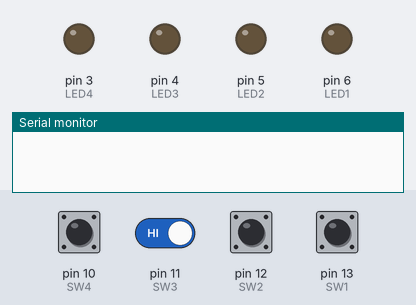
The sketch below on a simulated Arduino Uno, built with avr-gcc and run on an emulated ATmega328P. Shown: output pins drawn as LEDs (lit = HIGH), the last lines printed to the serial monitor. Inputs (shaded band) come from the test bench; at power-on: pin 10 (SW4), pin 11 (SW3), pin 12 (SW2), pin 13 (SW1) HIGH.

Above: at 1.2 s.
1.3 s: pin 10 (SW4) driven LOW and pin 11 (SW3) driven LOW
At 1.6 s:
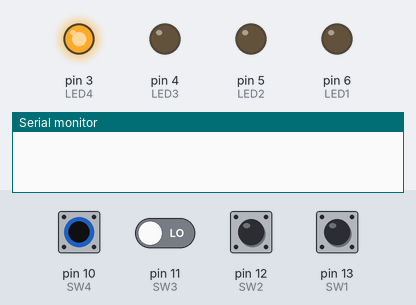
2.8 s: pin 10 (SW4) pulsed HIGH 5 times (0.12 s each, 0.3 s apart)
At 3.43 s:
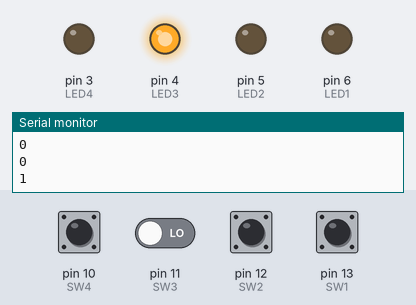
Timing chart, 0 to 5.8 s (numbered marks = the images above; inputs shaded):
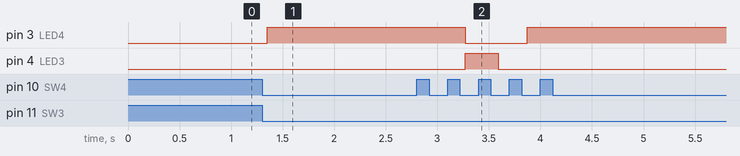

Measured:
- after the input at 1.3 s, pin 3 (LED4): LOW → HIGH after 0.05 s
- after the input at 2.8 s, pin 3 (LED4): HIGH → LOW after 0.47 s, → HIGH 0.60 s later; pin 4 (LED3): LOW → HIGH after 0.47 s, → LOW 0.32 s later

The sketch:

test.ino
```cpp
#define SW1 13
#define SW2 12
#define SW3 11
#define SW4 10
#define LED1 6
#define LED2 5
#define LED3 4
#define LED4 3

int buttonState1;
int lastButtonState1 = HIGH;
long debounceTime1 = 0;

int buttonState2;
int lastButtonState2 = HIGH;
long debounceTime2 = 0;

int buttonState3;
int lastButtonState3 = HIGH;
long debounceTime3 = 0;

int buttonState4;
int lastButtonState4 = HIGH;
long debounceTime4 = 0;

long debounceDelay = 50;

int check = -1;

int arrRead[4] = {1, 1, 1, 1};
int arrLED[4] = {LED1, LED2, LED3, LED4};
int res[4] = {0,0,0,0};
int newRes[4] = {0,0,0,0};
int count = 0;


void setup(){
  Serial.begin(9600);
  pinMode(SW1, INPUT_PULLUP);
  pinMode(SW2, INPUT_PULLUP);
  pinMode(SW3, INPUT_PULLUP);
  pinMode(SW4, INPUT_PULLUP);
  pinMode(LED1, OUTPUT);
  pinMode(LED2, OUTPUT);
  pinMode(LED3, OUTPUT);
  pinMode(LED4, OUTPUT);
}

void loop(){
  butt1();
  butt2();
  butt3();
  butt4();
}

void butt1(){
  int reading = digitalRead(SW1);

  if(lastButtonState1 != reading){
    debounceTime1 = millis();
  }

  if(millis() - debounceTime1 > debounceDelay){
    if(reading != buttonState1){
      buttonState1 = reading;
      arrRead[1] = buttonState1;
//      Serial.println(buttonState1);
    }
  }
  lastButtonState1 = reading;
}

void butt2(){
  int reading = digitalRead(SW2);

  if(lastButtonState2 != reading){
    debounceTime2 = millis();
  }

  if(millis() - debounceTime2> debounceDelay){
    if(reading != buttonState2){
      buttonState2 = reading;
      arrRead[2] = buttonState2;
//      Serial.println(buttonState2);
    }
  }
  lastButtonState2 = reading;
}

void butt3(){
  int reading = digitalRead(SW3);

  if(lastButtonState3 != reading){
    debounceTime3 = millis();
  }

  if(millis() - debounceTime3 > debounceDelay){
    if(reading != buttonState3){
      buttonState3 = reading;
      arrRead[3] = buttonState3;
//      Serial.println(buttonState3);
    }
  }
  lastButtonState3 = reading;
}

void butt4(){
  int reading = digitalRead(SW4);

  if(lastButtonState4 != reading){
    debounceTime4 = millis();
  }

  if(millis() - debounceTime4 > debounceDelay){
    if(reading != buttonState4){
      buttonState4 = reading;
      if(buttonState4 == LOW){
        check++;
        firstTime();
        secondTime();
        thirdTime();
      }
    }
  }
  lastButtonState4 = reading;
  if(check == 2){
    for(int i=0; i<4; i++){
      Serial.println(newRes[i]);
      digitalWrite(arrLED[i], newRes[i]);
    }

  }

}

void firstTime(){
  if(check == 0){
    for(int i=0; i<4; i++){
      res[i] = !arrRead[i];
      digitalWrite(arrLED[i], res[i]);
    }
  }
}

void secondTime(){
  if(check == 1){
    for(int i=0; i<4; i++){
      count *= 2;
      count += !arrRead[i];
      digitalWrite(arrLED[i], !arrRead[i]);
    }
  }
}

void thirdTime(){
  if(check == 2){
    for(int j=0; j<4; j++){
      int tempMod = (j-count)%4;
      newRes[(4+tempMod)%4] = res[j];
    }
  }
  if(check >= 3){
    check = -1;
    for(int i=0; i<4; i++){
      digitalWrite(arrLED[i], LOW);
      newRes[i] = 0;
    }
  }
}
```
